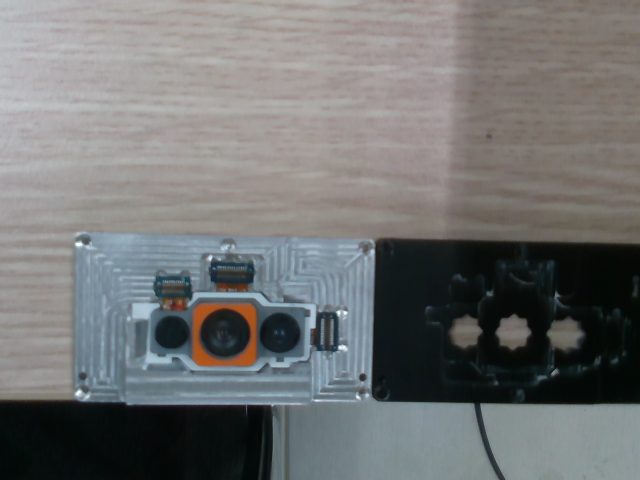
#> input picture alignment/images/ok/0.png, 640 x 480 px, found by its file name; the run also reads 1 picture not shown here
$ python feature_matching.py
#> lines starting #> are read from the running program, lines starting #| are printed output that depends on the picture
import numpy as np
import cv2 as cv
import matplotlib.pyplot as plt

img1 = cv.imread('0.png',cv.IMREAD_GRAYSCALE)   # queryImage
#> img1: shape (480, 640); min 4, max 251, mean 113.8
img2 = cv.imread('1.png',cv.IMREAD_GRAYSCALE)   # trainImage
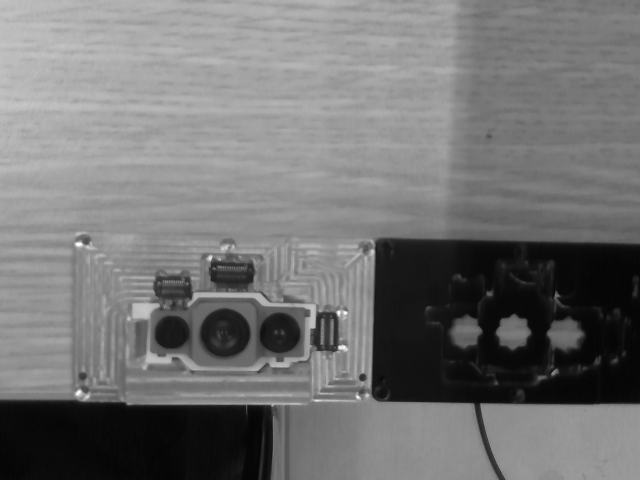
#> img2: shape (480, 640); min 4, max 252, mean 115.2
# Initiate ORB detector
orb = cv.ORB_create()
# find the keypoints and descriptors with ORB
kp1, des1 = orb.detectAndCompute(img1,None)
#> kp1 = 500 keypoints; strongest (x, y, size): (339, 347, 31), (340, 347, 37.2), (340, 346, 44.6), (338, 312, 31)
kp2, des2 = orb.detectAndCompute(img2,None)
#> kp2 has the same summary as kp1

# create BFMatcher object
bf = cv.BFMatcher(cv.NORM_HAMMING, crossCheck=True)
# Match descriptors.
matches = bf.match(des1,des2)
#> matches = 438 matches

# Sort them in the order of their distance.
matches = sorted(matches, key = lambda x:x.distance)
# Draw first 10 matches.
img3 = cv.drawMatches(img1,kp1,img2,kp2,matches[:10],None,flags=cv.DrawMatchesFlags_NOT_DRAW_SINGLE_POINTS)
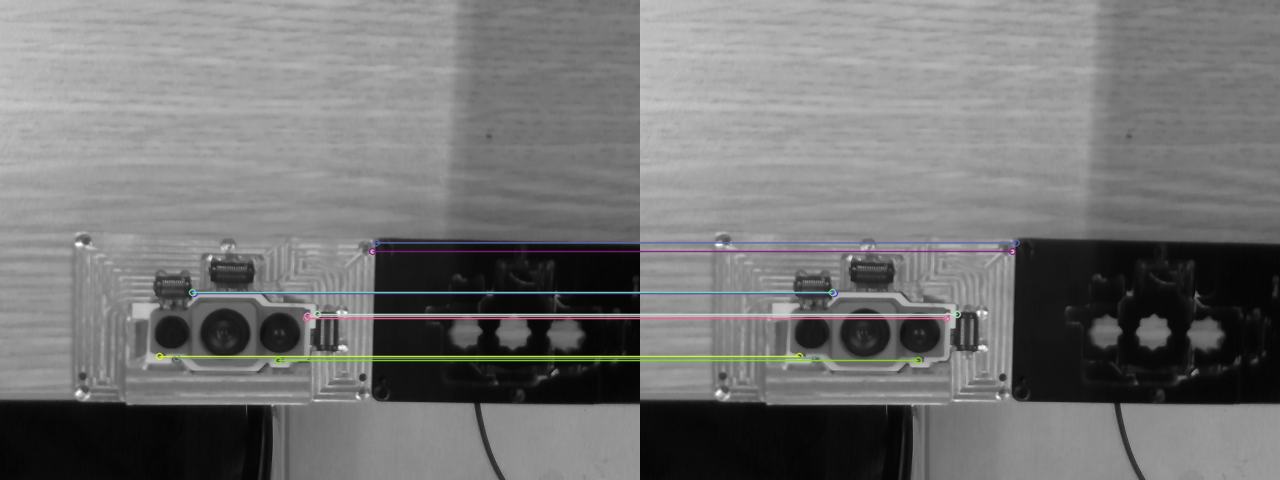
#> img3: shape (480, 1280, 3); mean of channels 0, 1, 2 115.3, 115.5, 115.5; drawn as B, G, R
plt.imshow(img3),plt.show()
